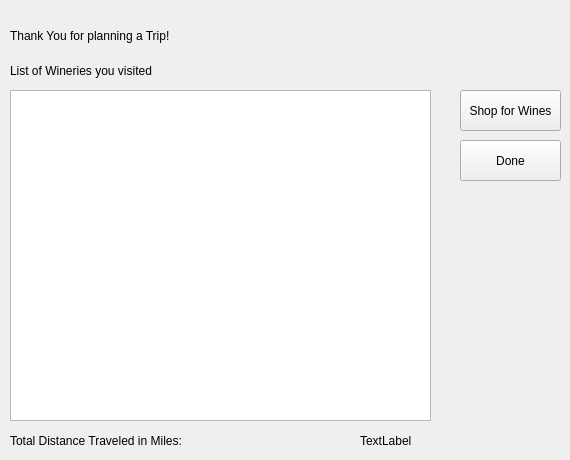
    <widget class="QWidget" name="page_customTrip_final">
     <widget class="QListWidget" name="list_FinalListCustomTrip">
      <property name="geometry">
       <rect>
        <x>10</x>
        <y>90</y>
        <width>421</width>
        <height>331</height>
       </rect>
      </property>
     </widget>
     <widget class="QPushButton" name="pushButton_shopForWines">
      <property name="geometry">
       <rect>
        <x>460</x>
        <y>90</y>
        <width>101</width>
        <height>41</height>
       </rect>
      </property>
      <property name="text">
       <string>Shop for Wines</string>
      </property>
     </widget>
     <widget class="QPushButton" name="push_button_customTrip_Done">
      <property name="geometry">
       <rect>
        <x>460</x>
        <y>140</y>
        <width>101</width>
        <height>41</height>
       </rect>
      </property>
      <property name="text">
       <string>Done</string>
      </property>
     </widget>
     <widget class="QLabel" name="label_CustomTrip_Title">
      <property name="geometry">
       <rect>
        <x>10</x>
        <y>50</y>
        <width>421</width>
        <height>41</height>
       </rect>
      </property>
      <property name="text">
       <string>List of Wineries you visited</string>
      </property>
     </widget>
     <widget class="QLabel" name="label_16">
      <property name="geometry">
       <rect>
        <x>10</x>
        <y>430</y>
        <width>341</width>
        <height>21</height>
       </rect>
      </property>
      <property name="text">
       <string>Total Distance Traveled in Miles: </string>
      </property>
     </widget>
     <widget class="QLabel" name="thankYou">
      <property name="geometry">
       <rect>
        <x>10</x>
        <y>20</y>
        <width>351</width>
        <height>31</height>
       </rect>
      </property>
      <property name="text">
       <string>Thank You for planning a Trip!</string>
      </property>
     </widget>
     <widget class="QLabel" name="distanceCustomFinal">
      <property name="geometry">
       <rect>
        <x>360</x>
        <y>430</y>
        <width>141</width>
        <height>21</height>
       </rect>
      </property>
      <property name="text">
       <string>TextLabel</string>
      </property>
     </widget>
    </widget>
